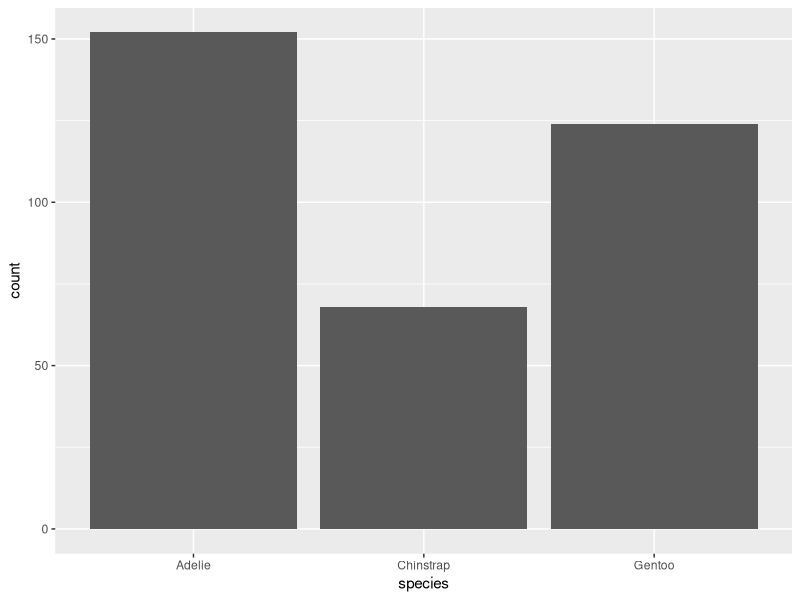
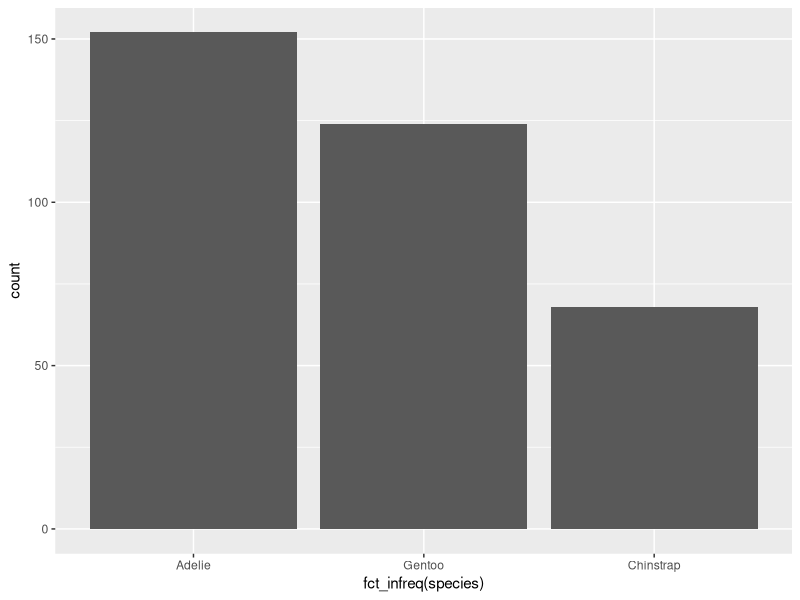
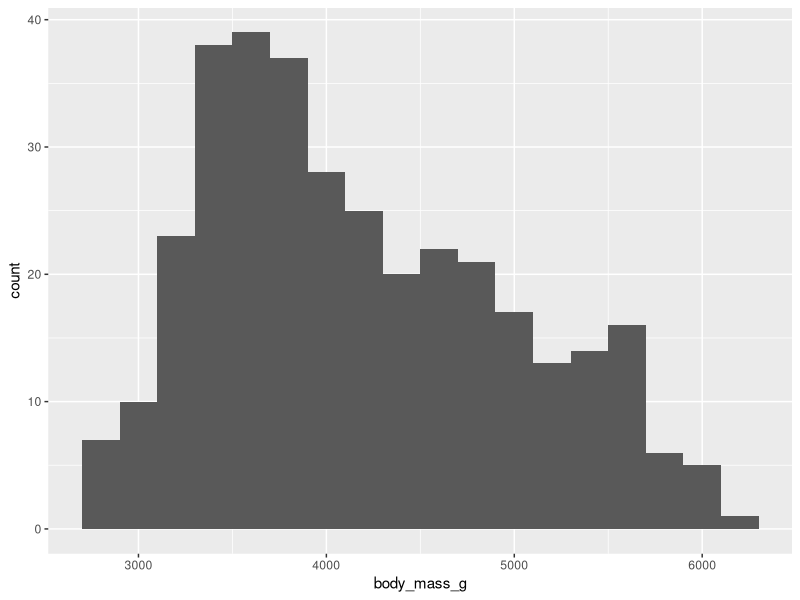
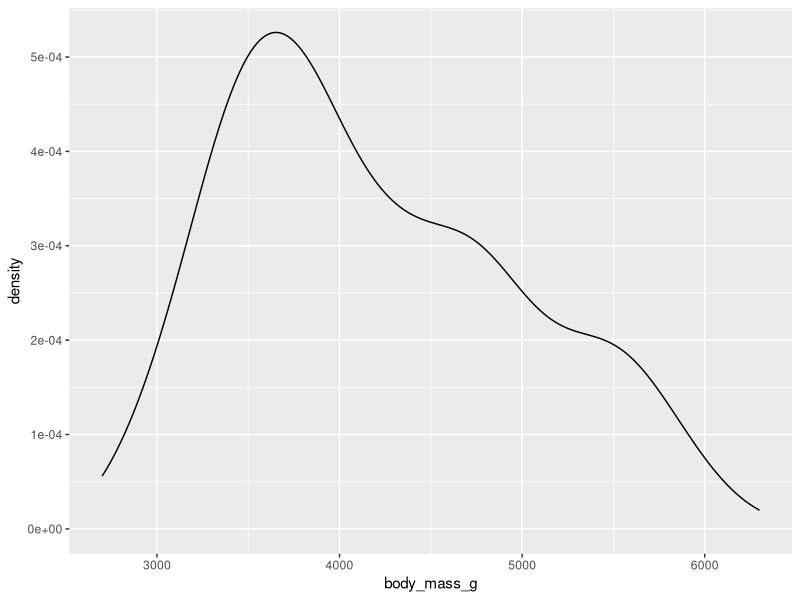
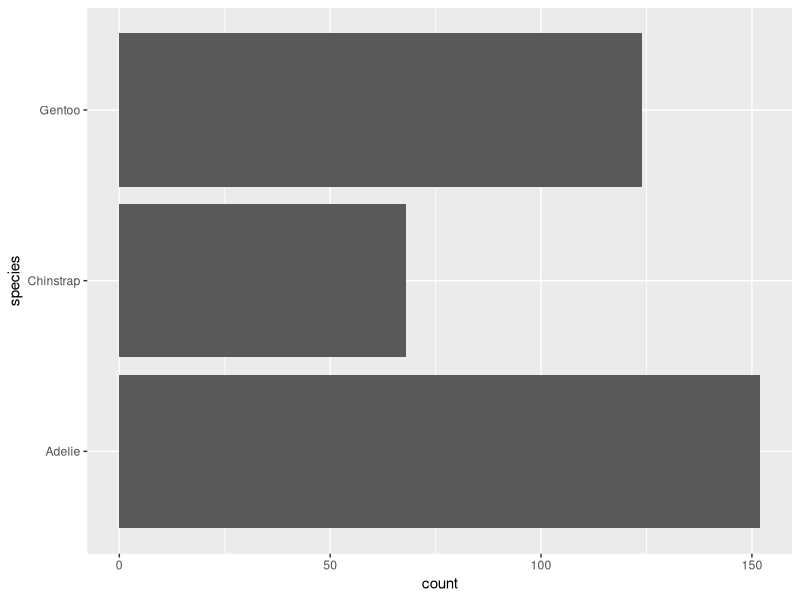
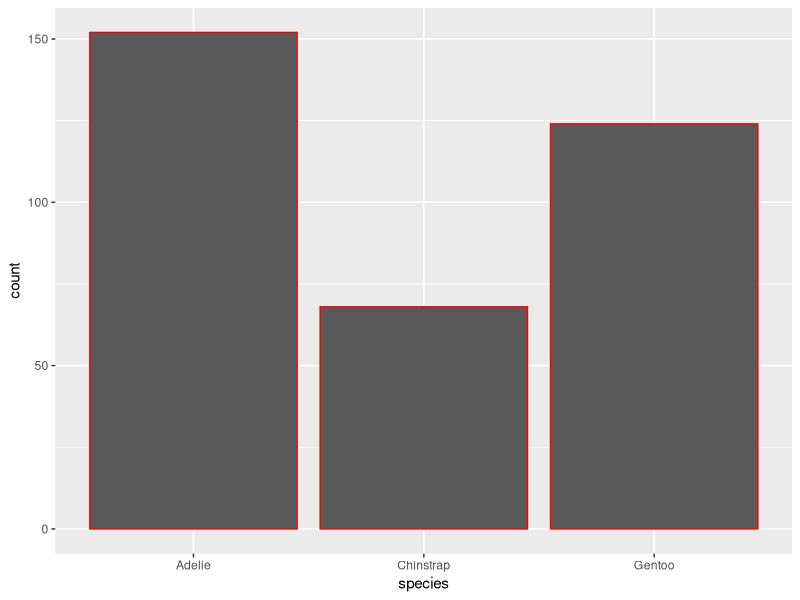
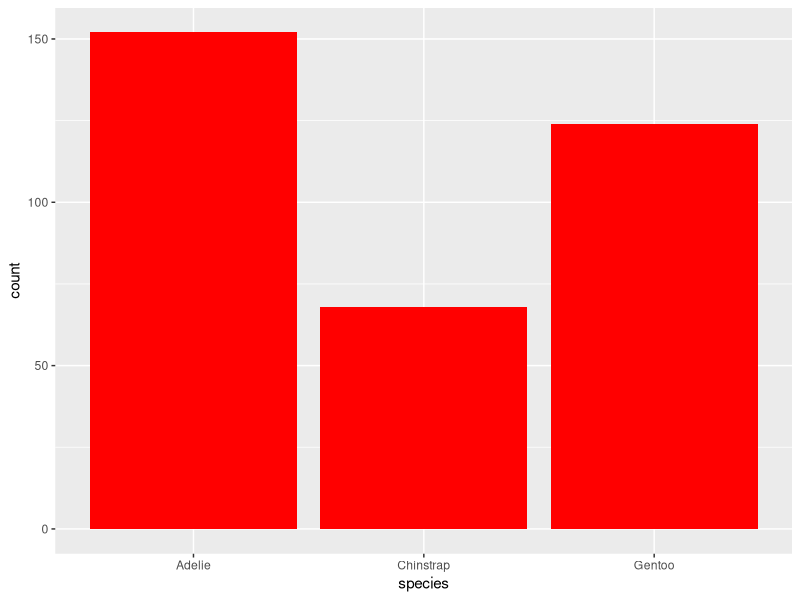
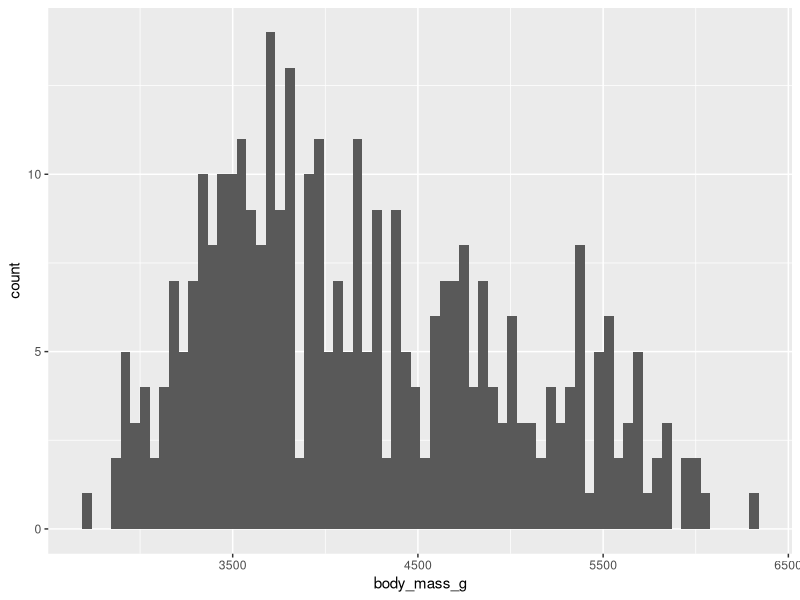

The R script that drew these images, in order:
library(tidyverse)
library(palmerpenguins)
library(ggthemes)

penguins |>
    ggplot(aes(x = species)) +
    geom_bar(na.rm = TRUE)

penguins |>
    ggplot(aes(x = fct_infreq(species))) +
    geom_bar(na.rm = TRUE)


ggplot(penguins, aes(x = body_mass_g)) +
    geom_histogram(binwidth = 200, na.rm = TRUE)

penguins |>
    ggplot(aes(x = body_mass_g)) +
    geom_density(na.rm = TRUE)


## Exercises 1.4.3
penguins |>
    ggplot(aes(y = species)) +
    geom_bar(na.rm = TRUE)

ggplot(penguins, aes(x = species)) +
    geom_bar(color = "red")

penguins |>
    ggplot(aes(x = species)) +
    geom_bar(fill = "red")

ggplot(penguins, aes(x = body_mass_g)) +
    geom_histogram(bins = 70, na.rm = TRUE)

diamonds |>
    ggplot(aes(x = carat)) +
    geom_histogram(binwidth = 0.050)